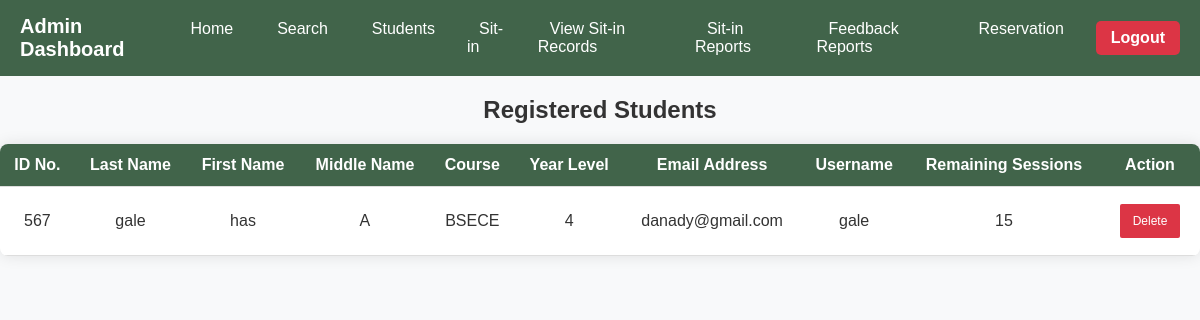
Before: /students with the older database file.
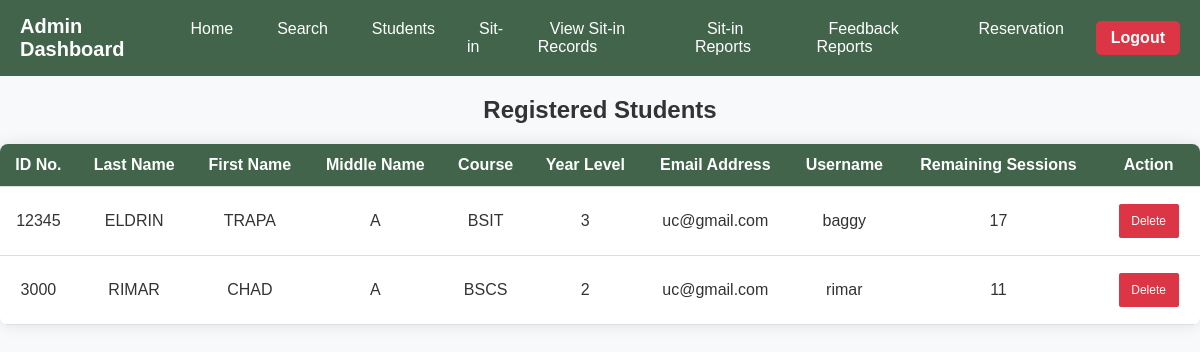
After: the same page with the newer database file.
### tables this page shows
CREATE TABLE users(
id integer primary key autoincrement,
IDNO integer unique,
lastname varchar(25) not null,
firstname varchar(25) not null,
middlename varchar(25) not null,
course	varchar(30) not null,
year_level integer not null,
email_address varchar(30) not null,
username varchar(25) not null,
password varchar(25) not null, profile_pic TEXT, admin INTEGER DEFAULT 0, remaining_sessions INTEGER DEFAULT 0);

### app.py (the view)
@app.route('/students', methods=['GET', 'POST'])
def students():
    search_query = request.form.get('search_query') if request.method == 'POST' else None
    with sqlite3.connect('users.db') as conn:
        cursor = conn.cursor()
        if search_query:
            query = '''
                SELECT idno, lastname, firstname, middlename, course, year_level, email_address, username, remaining_sessions
                FROM users
                WHERE idno LIKE ? OR lastname LIKE ? OR firstname LIKE ? OR username LIKE ?
            '''
            cursor.execute(query, (f'%{search_query}%', f'%{search_query}%', f'%{search_query}%', f'%{search_query}%'))
        else:
            query = '''
                SELECT idno, lastname, firstname, middlename, course, year_level, email_address, username , remaining_sessions
                FROM users
            '''
            cursor.execute(query)
        students = cursor.fetchall()
    return render_template('students.html', students=students)

### templates/students.html (shortened to what this page needs)
<!DOCTYPE html>
<html lang="en">
<head>
</head>
<body>
<div class="navbar">
    <div class="logo">Admin Dashboard</div>
    <ul class="nav-links">
        <li><a href="{{ url_for('admin_dashboard') }}">Home</a></li>
        <li><a href="{{ url_for('search') }}">Search</a></li>
        <li><a href="{{ url_for('students') }}">Students</a></li>
        <li><a href="{{ url_for('current_sit_in') }}">Sit-in</a></li>
        <li><a href="{{ url_for('sit_in_records') }}">View Sit-in Records</a></li>
        <li><a href="{{ url_for('sit_in_report') }}">Sit-in Reports</a></li>
        <li><a href="{{ url_for('feedback_report') }}">Feedback Reports</a></li>
        <li><a href="{{ url_for('reservation') }}">Reservation</a></li>
    </ul>
    <a href="{{ url_for('logout') }}" class="logout-btn">Logout</a>
</div>
<table>
    <h2 style="text-align: center;">Registered Students</h2>
    <tr>
        <th>ID No.</th>
        <th>Last Name</th>
        <th>First Name</th>
        <th>Middle Name</th>
        <th>Course</th>
        <th>Year Level</th>
        <th>Email Address</th>
        <th>Username</th>
        <th>Remaining Sessions</th>
        <th>Action</th>
    </tr>
    {% for student in students %}
        <tr>
            <td>{{ student[0] }}</td>
            <td>{{ student[1] }}</td>
            <td>{{ student[2] }}</td>
            <td>{{ student[3] }}</td>
            <td>{{ student[4] }}</td>
            <td>{{ student[5] }}</td>
            <td>{{ student[6] }}</td>
            <td>{{ student[7] }}</td>
            <td>{{ student[8] }}</td>
            <td>
                <form method="POST" action="{{ url_for('delete_student', student_id=student[0]) }}" onsubmit="return confirm('Are you sure you want to delete this student?');">
                    <button type="submit" class="delete-btn">Delete</button>
                </form>
            </td>
        </tr>
    {% endfor %}
</table>
</body>
</html>

Changed rows visible on the page:
removed users: IDNO "567", lastname "gale", firstname "has", middlename "A", course "BSECE", year_level "4", email_address "danady@gmail.com", username "gale", remaining_sessions "15"
added users: IDNO "12345", lastname "ELDRIN", firstname "TRAPA", middlename "A", course "BSIT", year_level "3", email_address "uc@gmail.com", username "baggy", remaining_sessions "17"
added users: IDNO "3000", lastname "RIMAR", firstname "CHAD", middlename "A", course "BSCS", year_level "2", email_address "uc@gmail.com", username "rimar", remaining_sessions "11"
